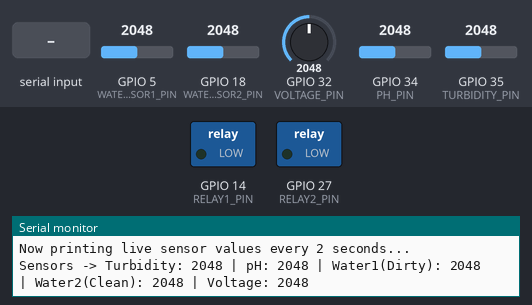
A sketch run on a simulated ESP32. Shown: switched loads named in the sketch (green lamp = pin HIGH), the last lines printed to the serial monitor. The test bench sets the inputs (shaded band); at power-on: GPIO 5 (WATER_SENSOR1_PIN) = 2048, GPIO 18 (WATER_SENSOR2_PIN) = 2048, GPIO 32 (VOLTAGE_PIN) = 2048, GPIO 34 (PH_PIN) = 2048, GPIO 35 (TURBIDITY_PIN) = 2048.

Above: at 13.2 s.
13.3 s: "1" received over Serial
At 14.2 s:
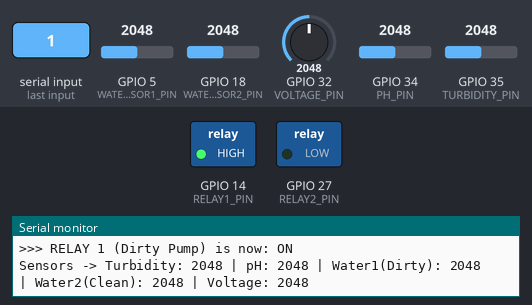
14.8 s: "2" received over Serial
At 15.3 s:
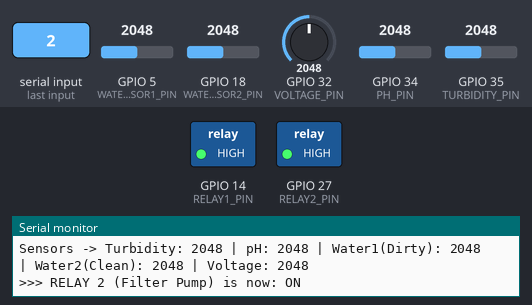
Timing chart, 0 to 17.8 s (numbered marks = the images above; inputs shaded):
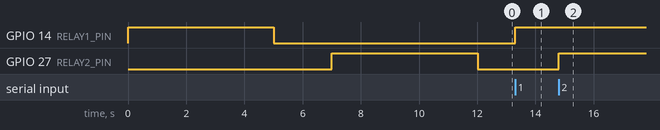

The sketch:

ESP32_HARDWARE_TEST.ino
```cpp
// ========================================
// SMART SOLAR WATER PURIFICATION
// Hardware Diagnostic Test Sketch
// ========================================
// Use this script to verify all physical connections without connecting to the
// internet.

#define TURBIDITY_PIN 35
#define PH_PIN 34
#define WATER_SENSOR1_PIN 5
#define WATER_SENSOR2_PIN 18
#define VOLTAGE_PIN 32
#define RELAY1_PIN 14
#define RELAY2_PIN 27

bool relay1State = false;
bool relay2State = false;
unsigned long lastSensorRead = 0;

void setup() {
  Serial.begin(115200);

  // Initialize relays
  pinMode(RELAY1_PIN, OUTPUT);
  pinMode(RELAY2_PIN, OUTPUT);

  Serial.println("\n==================================");
  Serial.println("  SYSTEM HARDWARE DIAGNOSTIC TEST");
  Serial.println("==================================");

  // 1. AUTO-TEST RELAY 1 (Dirty Pump)
  Serial.println(
      "\n>>> TESTING RELAY 1 (Dirty Pump)... TURNING ON for 5 seconds!");
  digitalWrite(RELAY1_PIN, HIGH);
  delay(5000); // 5 seconds
  digitalWrite(RELAY1_PIN, LOW);
  Serial.println(">>> RELAY 1 (Dirty Pump) is now OFF.\n");

  delay(2000); // Rest for 2 seconds

  // 2. AUTO-TEST RELAY 2 (Filter Pump)
  Serial.println(
      ">>> TESTING RELAY 2 (Filter Pump)... TURNING ON for 5 seconds!");
  digitalWrite(RELAY2_PIN, HIGH);
  delay(5000); // 5 seconds
  digitalWrite(RELAY2_PIN, LOW);
  Serial.println(">>> RELAY 2 (Filter Pump) is now OFF.\n");

  Serial.println("==================================");
  Serial.println("  HARDWARE AUTO-TEST COMPLETE!");
  Serial.println("==================================\n");
  Serial.println("Now printing live sensor values every 2 seconds...");
}

void loop() {
  // Print sensor data every 2 seconds
  if (millis() - lastSensorRead >= 2000) {
    lastSensorRead = millis();

    // Read all analog sensors
    int turb = analogRead(TURBIDITY_PIN);
    int ph = analogRead(PH_PIN);
    int ws1 = analogRead(WATER_SENSOR1_PIN);
    int ws2 = analogRead(WATER_SENSOR2_PIN);
    int volt = analogRead(VOLTAGE_PIN);

    // Print to Serial Monitor
    Serial.print("Sensors -> ");
    Serial.print("Turbidity: ");
    Serial.print(turb);
    Serial.print(" | pH: ");
    Serial.print(ph);
    Serial.print(" | Water1(Dirty): ");
    Serial.print(ws1);
    Serial.print(" | Water2(Clean): ");
    Serial.print(ws2);
    Serial.print(" | Voltage: ");
    Serial.println(volt);
  }

  // Check for serial commands to test relays
  if (Serial.available() > 0) {
    char cmd = Serial.read();

    if (cmd == '1') {
      relay1State = !relay1State;
      digitalWrite(RELAY1_PIN, relay1State ? HIGH : LOW);
      Serial.print("\n>>> RELAY 1 (Dirty Pump) is now: ");
      Serial.println(relay1State ? "ON" : "OFF");
      Serial.println();
    } else if (cmd == '2') {
      relay2State = !relay2State;
      digitalWrite(RELAY2_PIN, relay2State ? HIGH : LOW);
      Serial.print("\n>>> RELAY 2 (Filter Pump) is now: ");
      Serial.println(relay2State ? "ON" : "OFF");
      Serial.println();
    }
  }
}
```

Measured:
- after the input at 13.3 s, GPIO 14 (RELAY1_PIN): LOW → HIGH at once
- after the input at 14.8 s, GPIO 27 (RELAY2_PIN): LOW → HIGH at once
